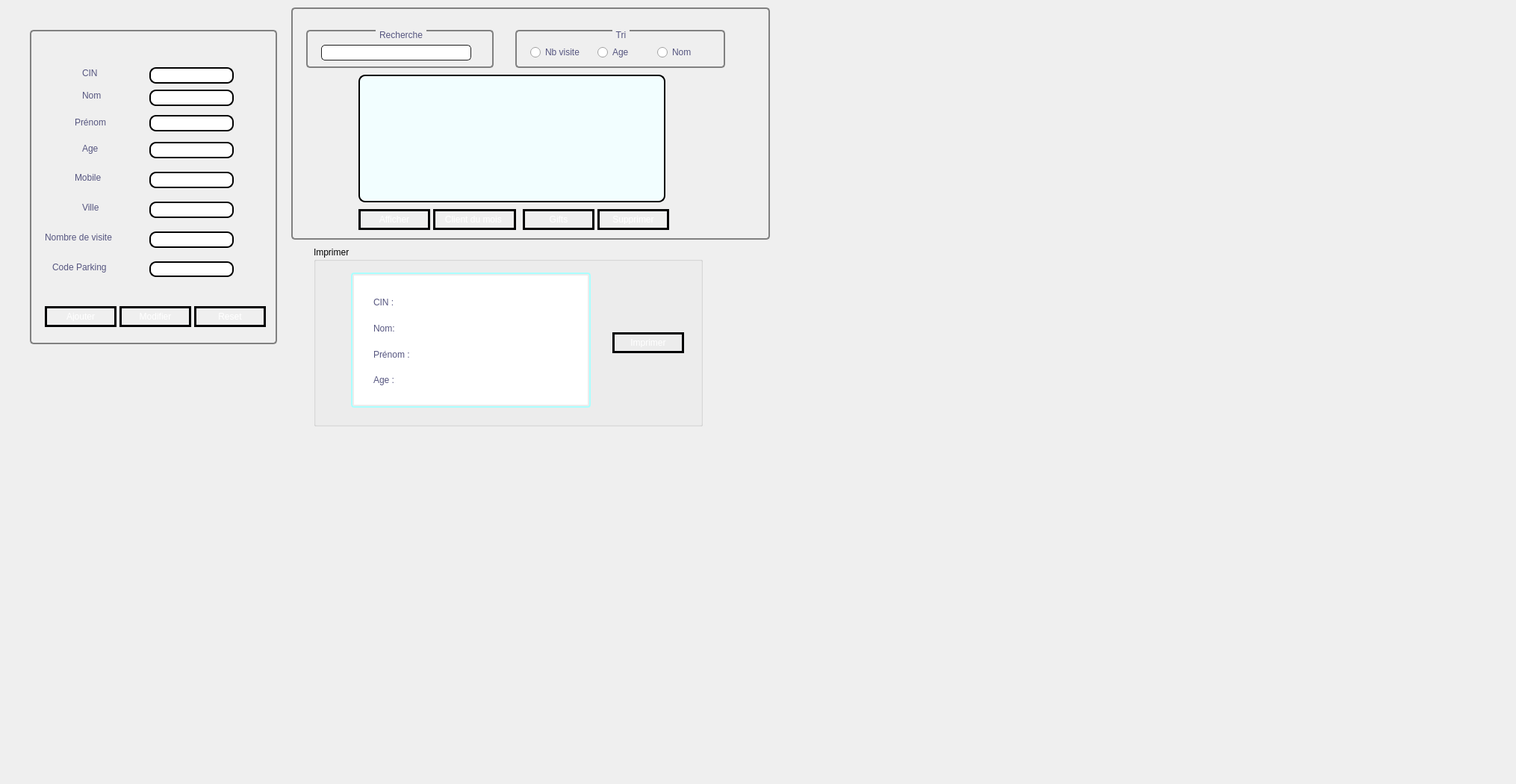
          <widget class="QWidget" name="tab_12">
           <attribute name="title">
            <string>Gérer un Client</string>
           </attribute>
           <widget class="QLabel" name="label_16">
            <property name="geometry">
             <rect>
              <x>1150</x>
              <y>450</y>
              <width>871</width>
              <height>591</height>
             </rect>
            </property>
            <property name="text">
             <string/>
            </property>
            <property name="pixmap">
             <pixmap>../../../../940326.jpg</pixmap>
            </property>
           </widget>
           <widget class="QGroupBox" name="groupBox_16">
            <property name="geometry">
             <rect>
              <x>40</x>
              <y>40</y>
              <width>331</width>
              <height>421</height>
             </rect>
            </property>
            <property name="styleSheet">
             <string notr="true">
  QGroupBox {
      background-color: qlineargradient(x1: 0, y1: 0, x2: 0, y2: 1,
                                        stop: 0 #E0E0EE, stop: 1 #ebfdff);
      border: 2px solid gray;
      border-radius: 5px;
      margin-top: 1ex; /* leave space at the top for the title */
  }

  QGroupBox::title {
      subcontrol-origin: margin;
      subcontrol-position: top center; /* position at the top center */
      padding: 0 3px;
      background-color: qlineargradient(x1: 0, y1: 0, x2: 0, y2: 1,
                                        stop: 0 #ebfdff, stop: 1 #ebfdff);
  }
</string>
            </property>
            <property name="title">
             <string/>
            </property>
            <widget class="QLineEdit" name="le_CIN">
             <property name="geometry">
              <rect>
               <x>160</x>
               <y>50</y>
               <width>113</width>
               <height>22</height>
              </rect>
             </property>
             <property name="styleSheet">
              <string notr="true">QLineEdit
{
border-radius:9px;
border: 2px solid #000000;
background: qradialgradient(cx: 0.3, cy: -0.4,
fx: 0.0, fy: -0.0,
radius: 1.89, stop: 0 #ffffff, stop: 1 #999);
}</string>
             </property>
             <property name="text">
              <string/>
             </property>
             <property name="maxLength">
              <number>7</number>
             </property>
            </widget>
            <widget class="QLineEdit" name="le_nom">
             <property name="geometry">
              <rect>
               <x>160</x>
               <y>80</y>
               <width>113</width>
               <height>22</height>
              </rect>
             </property>
             <property name="styleSheet">
              <string notr="true">QLineEdit
{
border-radius:9px;
border: 2px solid #000000;
background: qradialgradient(cx: 0.3, cy: -0.4,
fx: 0.0, fy: -0.0,
radius: 1.89, stop: 0 #ffffff, stop: 1 #999);
}</string>
             </property>
            </widget>
            <widget class="QLineEdit" name="le_prenom">
             <property name="geometry">
              <rect>
               <x>160</x>
               <y>114</y>
               <width>113</width>
               <height>22</height>
              </rect>
             </property>
             <property name="styleSheet">
              <string notr="true">QLineEdit
{
border-radius:9px;
border: 2px solid #000000;
background: qradialgradient(cx: 0.3, cy: -0.4,
fx: 0.0, fy: -0.0,
radius: 1.89, stop: 0 #ffffff, stop: 1 #999);
}</string>
             </property>
            </widget>
            <widget class="QLineEdit" name="le_age">
             <property name="geometry">
              <rect>
               <x>160</x>
               <y>150</y>
               <width>113</width>
               <height>22</height>
              </rect>
             </property>
             <property name="styleSheet">
              <string notr="true">QLineEdit
{
border-radius:9px;
border: 2px solid #000000;
background: qradialgradient(cx: 0.3, cy: -0.4,
fx: 0.0, fy: -0.0,
radius: 1.89, stop: 0 #ffffff, stop: 1 #999);
}</string>
             </property>
             <property name="maxLength">
              <number>3</number>
             </property>
            </widget>
            <widget class="QLineEdit" name="le_mobile">
             <property name="geometry">
              <rect>
               <x>160</x>
               <y>190</y>
               <width>113</width>
               <height>22</height>
              </rect>
             </property>
             <property name="styleSheet">
              <string notr="true">QLineEdit
{
border-radius:9px;
border: 2px solid #000000;
background: qradialgradient(cx: 0.3, cy: -0.4,
fx: 0.0, fy: -0.0,
radius: 1.89, stop: 0 #ffffff, stop: 1 #999);
}</string>
             </property>
             <property name="maxLength">
              <number>8</number>
             </property>
            </widget>
            <widget class="QLineEdit" name="le_ville">
             <property name="geometry">
              <rect>
               <x>160</x>
               <y>230</y>
               <width>113</width>
               <height>22</height>
              </rect>
             </property>
             <property name="styleSheet">
              <string notr="true">QLineEdit
{
border-radius:9px;
border: 2px solid #000000;
background: qradialgradient(cx: 0.3, cy: -0.4,
fx: 0.0, fy: -0.0,
radius: 1.89, stop: 0 #ffffff, stop: 1 #999);
}</string>
             </property>
            </widget>
            <widget class="QLineEdit" name="nb_visite">
             <property name="geometry">
              <rect>
               <x>160</x>
               <y>270</y>
               <width>113</width>
               <height>22</height>
              </rect>
             </property>
             <property name="styleSheet">
              <string notr="true">QLineEdit
{
border-radius:9px;
border: 2px solid #000000;
background: qradialgradient(cx: 0.3, cy: -0.4,
fx: 0.0, fy: -0.0,
radius: 1.89, stop: 0 #ffffff, stop: 1 #999);
}</string>
             </property>
            </widget>
            <widget class="QPushButton" name="_ajouter">
             <property name="geometry">
              <rect>
               <x>20</x>
               <y>370</y>
               <width>96</width>
               <height>28</height>
              </rect>
             </property>
             <property name="styleSheet">
              <string notr="true">QPushButton {
color: #ffffff;
border: 3px solid #010203;
font: 8pt &quot;MS Reference Sans Serif&quot;;
border-radius: 15px;
padding: 5px;
background: qradialgradient(cx: 0.3, cy: -0.4,
fx: 0.3, fy: -0.4,
radius: 3, stop: 0 #010203, stop: 1 #c4c9c7);
min-width: 80px;
}

QPushButton:hover {
background: qradialgradient(cx: 0.3, cy: -0.4,
fx: 0.3, fy: -0.4,
radius: 3, stop: 0 #010203, stop: 1 #010203);
}

 QPushButton:pressed {
background: qradialgradient(cx: 0.4, cy: -0.1,
fx: 0.4, fy: -0.1,
radius: 3, stop: 0 #c4c9c7, stop: 1 #c4c9c7);
}</string>
             </property>
             <property name="text">
              <string>Ajouter</string>
             </property>
            </widget>
            <widget class="QPushButton" name="modifier_pb">
             <property name="geometry">
              <rect>
               <x>120</x>
               <y>370</y>
               <width>96</width>
               <height>28</height>
              </rect>
             </property>
             <property name="styleSheet">
              <string notr="true">QPushButton {
color: #ffffff;
border: 3px solid #010203;
font: 8pt &quot;MS Reference Sans Serif&quot;;
border-radius: 15px;
padding: 5px;
background: qradialgradient(cx: 0.3, cy: -0.4,
fx: 0.3, fy: -0.4,
radius: 3, stop: 0 #010203, stop: 1 #c4c9c7);
min-width: 80px;
}

QPushButton:hover {
background: qradialgradient(cx: 0.3, cy: -0.4,
fx: 0.3, fy: -0.4,
radius: 3, stop: 0 #010203, stop: 1 #010203);
}

 QPushButton:pressed {
background: qradialgradient(cx: 0.4, cy: -0.1,
fx: 0.4, fy: -0.1,
radius: 3, stop: 0 #c4c9c7, stop: 1 #c4c9c7);
}</string>
             </property>
             <property name="text">
              <string>Modifier</string>
             </property>
            </widget>
            <widget class="QPushButton" name="reset">
             <property name="geometry">
              <rect>
               <x>220</x>
               <y>370</y>
               <width>96</width>
               <height>28</height>
              </rect>
             </property>
             <property name="styleSheet">
              <string notr="true">QPushButton {
color: #ffffff;
border: 3px solid #010203;
font: 8pt &quot;MS Reference Sans Serif&quot;;
border-radius: 15px;
padding: 5px;
background: qradialgradient(cx: 0.3, cy: -0.4,
fx: 0.3, fy: -0.4,
radius: 3, stop: 0 #010203, stop: 1 #c4c9c7);
min-width: 80px;
}

QPushButton:hover {
background: qradialgradient(cx: 0.3, cy: -0.4,
fx: 0.3, fy: -0.4,
radius: 3, stop: 0 #010203, stop: 1 #010203);
}

 QPushButton:pressed {
background: qradialgradient(cx: 0.4, cy: -0.1,
fx: 0.4, fy: -0.1,
radius: 3, stop: 0 #c4c9c7, stop: 1 #c4c9c7);
}</string>
             </property>
             <property name="text">
              <string>Reset</string>
             </property>
            </widget>
            <widget class="QLabel" name="codeP">
             <property name="geometry">
              <rect>
               <x>30</x>
               <y>310</y>
               <width>131</width>
               <height>16</height>
              </rect>
             </property>
             <property name="styleSheet">
              <string notr="true">color: rgb(85, 85, 127);
font: 700 9pt &quot;Georgia&quot;;</string>
             </property>
             <property name="text">
              <string>Code Parking</string>
             </property>
            </widget>
            <widget class="QLineEdit" name="codeP_2">
             <property name="geometry">
              <rect>
               <x>160</x>
               <y>310</y>
               <width>113</width>
               <height>21</height>
              </rect>
             </property>
             <property name="styleSheet">
              <string notr="true">QLineEdit
{
border-radius:9px;
border: 2px solid #000000;
background: qradialgradient(cx: 0.3, cy: -0.4,
fx: 0.0, fy: -0.0,
radius: 1.89, stop: 0 #ffffff, stop: 1 #999);
}</string>
             </property>
            </widget>
            <widget class="QLabel" name="codeP_3">
             <property name="geometry">
              <rect>
               <x>70</x>
               <y>50</y>
               <width>131</width>
               <height>16</height>
              </rect>
             </property>
             <property name="styleSheet">
              <string notr="true">color: rgb(85, 85, 127);
font: 700 9pt &quot;Georgia&quot;;</string>
             </property>
             <property name="text">
              <string>CIN</string>
             </property>
            </widget>
            <widget class="QLabel" name="codeP_4">
             <property name="geometry">
              <rect>
               <x>70</x>
               <y>80</y>
               <width>131</width>
               <height>16</height>
              </rect>
             </property>
             <property name="styleSheet">
              <string notr="true">color: rgb(85, 85, 127);
font: 700 9pt &quot;Georgia&quot;;</string>
             </property>
             <property name="text">
              <string>Nom</string>
             </property>
            </widget>
            <widget class="QLabel" name="codeP_5">
             <property name="geometry">
              <rect>
               <x>60</x>
               <y>116</y>
               <width>131</width>
               <height>16</height>
              </rect>
             </property>
             <property name="styleSheet">
              <string notr="true">color: rgb(85, 85, 127);
font: 700 9pt &quot;Georgia&quot;;</string>
             </property>
             <property name="text">
              <string>Prénom</string>
             </property>
            </widget>
            <widget class="QLabel" name="codeP_6">
             <property name="geometry">
              <rect>
               <x>70</x>
               <y>151</y>
               <width>131</width>
               <height>16</height>
              </rect>
             </property>
             <property name="styleSheet">
              <string notr="true">color: rgb(85, 85, 127);
font: 700 9pt &quot;Georgia&quot;;</string>
             </property>
             <property name="text">
              <string>Age</string>
             </property>
            </widget>
            <widget class="QLabel" name="codeP_7">
             <property name="geometry">
              <rect>
               <x>60</x>
               <y>190</y>
               <width>131</width>
               <height>16</height>
              </rect>
             </property>
             <property name="styleSheet">
              <string notr="true">color: rgb(85, 85, 127);
font: 700 9pt &quot;Georgia&quot;;</string>
             </property>
             <property name="text">
              <string>Mobile</string>
             </property>
            </widget>
            <widget class="QLabel" name="codeP_8">
             <property name="geometry">
              <rect>
               <x>70</x>
               <y>230</y>
               <width>61</width>
               <height>16</height>
              </rect>
             </property>
             <property name="styleSheet">
              <string notr="true">color: rgb(85, 85, 127);
font: 700 9pt &quot;Georgia&quot;;</string>
             </property>
             <property name="text">
              <string>Ville</string>
             </property>
            </widget>
            <widget class="QLabel" name="codeP_9">
             <property name="geometry">
              <rect>
               <x>20</x>
               <y>270</y>
               <width>131</width>
               <height>16</height>
              </rect>
             </property>
             <property name="styleSheet">
              <string notr="true">color: rgb(85, 85, 127);
font: 700 9pt &quot;Georgia&quot;;</string>
             </property>
             <property name="text">
              <string>Nombre de visite</string>
             </property>
            </widget>
           </widget>
           <widget class="QGroupBox" name="groupBox_15">
            <property name="geometry">
             <rect>
              <x>390</x>
              <y>10</y>
              <width>641</width>
              <height>311</height>
             </rect>
            </property>
            <property name="styleSheet">
             <string notr="true">
  QGroupBox {
      background-color: qlineargradient(x1: 0, y1: 0, x2: 0, y2: 1,
                                        stop: 0 #E0E0EE, stop: 1 #ebfdff);
      border: 2px solid gray;
      border-radius: 5px;
      margin-top: 1ex; /* leave space at the top for the title */
  }

  QGroupBox::title {
      subcontrol-origin: margin;
      subcontrol-position: top center; /* position at the top center */
      padding: 0 3px;
      background-color: qlineargradient(x1: 0, y1: 0, x2: 0, y2: 1,
                                        stop: 0 #ebfdff, stop: 1 #ebfdff);
  }
</string>
            </property>
            <property name="title">
             <string/>
            </property>
            <widget class="QTableView" name="tab_client">
             <property name="geometry">
              <rect>
               <x>90</x>
               <y>90</y>
               <width>411</width>
               <height>171</height>
              </rect>
             </property>
             <property name="styleSheet">
              <string notr="true">QTableView
{
border-radius:9px;
border: 2px solid #000000;
background: qradialgradient(cx: 0.3, cy: -0.4,
fx: 0.0, fy: -0.0,
radius: 1.89, stop: 0 #ffffff, stop: 1 #999);
background-color: rgb(242, 254, 255);

}
selection-background-color: qlineargradient(x1: 0, y1: 0, x2: 0.5, y2: 0.5,
                                stop: 0 #FF92BB, stop: 1 white);
QTableView QTableCornerButton::section {
    background: red;
    border: 2px outset red;
}
QTableView::indicator:unchecked {
    background-color: #d7d6d5
}</string>
             </property>
             <property name="frameShape">
              <enum>QFrame::StyledPanel</enum>
             </property>
             <property name="dragEnabled">
              <bool>true</bool>
             </property>
            </widget>
            <widget class="QGroupBox" name="groupBox_7">
             <property name="geometry">
              <rect>
               <x>300</x>
               <y>30</y>
               <width>281</width>
               <height>51</height>
              </rect>
             </property>
             <property name="styleSheet">
              <string notr="true">color: rgb(85, 85, 127);
font: 700 9pt &quot;Georgia&quot;;</string>
             </property>
             <property name="title">
              <string>Tri</string>
             </property>
             <widget class="QRadioButton" name="nbvisite">
              <property name="geometry">
               <rect>
                <x>20</x>
                <y>20</y>
                <width>83</width>
                <height>20</height>
               </rect>
              </property>
              <property name="styleSheet">
               <string notr="true">QPushButton {
    border: 2px solid #8f8f91;
    border-radius: 6px;
    background-color: qlineargradient(x1: 0, y1: 0, x2: 0, y2: 1,
                                      stop: 0 #f6f7fa, stop: 1 #dadbde);
    min-width: 80px;
}

QPushButton:pressed {
    background-color: qlineargradient(x1: 0, y1: 0, x2: 0, y2: 1,
                                      stop: 0 #dadbde, stop: 1 #f6f7fa);
}

QPushButton:flat {
    border: none; /* no border for a flat push button */
}

QPushButton:default {
    border-color: navy; /* make the default button prominent */
}</string>
              </property>
              <property name="text">
               <string>Nb visite</string>
              </property>
             </widget>
             <widget class="QRadioButton" name="ageb">
              <property name="geometry">
               <rect>
                <x>110</x>
                <y>20</y>
                <width>83</width>
                <height>20</height>
               </rect>
              </property>
              <property name="text">
               <string>Age</string>
              </property>
             </widget>
             <widget class="QRadioButton" name="nomb">
              <property name="geometry">
               <rect>
                <x>190</x>
                <y>20</y>
                <width>61</width>
                <height>20</height>
               </rect>
              </property>
              <property name="text">
               <string>Nom</string>
              </property>
             </widget>
            </widget>
            <widget class="QPushButton" name="pb_afficher">
             <property name="geometry">
              <rect>
               <x>90</x>
               <y>270</y>
               <width>96</width>
               <height>28</height>
              </rect>
             </property>
             <property name="styleSheet">
              <string notr="true">QPushButton {
color: #ffffff;
border: 3px solid #010203;
font: 8pt &quot;MS Reference Sans Serif&quot;;
border-radius: 15px;
padding: 5px;
background: qradialgradient(cx: 0.3, cy: -0.4,
fx: 0.3, fy: -0.4,
radius: 3, stop: 0 #010203, stop: 1 #c4c9c7);
min-width: 80px;
}

QPushButton:hover {
background: qradialgradient(cx: 0.3, cy: -0.4,
fx: 0.3, fy: -0.4,
radius: 3, stop: 0 #010203, stop: 1 #010203);
}

 QPushButton:pressed {
background: qradialgradient(cx: 0.4, cy: -0.1,
fx: 0.4, fy: -0.1,
radius: 3, stop: 0 #c4c9c7, stop: 1 #c4c9c7);
}</string>
             </property>
             <property name="text">
              <string>Afficher</string>
             </property>
            </widget>
            <widget class="QPushButton" name="client_mois">
             <property name="geometry">
              <rect>
               <x>190</x>
               <y>270</y>
               <width>111</width>
               <height>28</height>
              </rect>
             </property>
             <property name="styleSheet">
              <string notr="true">QPushButton {
color: #ffffff;
border: 3px solid #010203;
font: 8pt &quot;MS Reference Sans Serif&quot;;
border-radius: 15px;
padding: 5px;
background: qradialgradient(cx: 0.3, cy: -0.4,
fx: 0.3, fy: -0.4,
radius: 3, stop: 0 #010203, stop: 1 #c4c9c7);
min-width: 80px;
}

QPushButton:hover {
background: qradialgradient(cx: 0.3, cy: -0.4,
fx: 0.3, fy: -0.4,
radius: 3, stop: 0 #010203, stop: 1 #010203);
}

 QPushButton:pressed {
background: qradialgradient(cx: 0.4, cy: -0.1,
fx: 0.4, fy: -0.1,
radius: 3, stop: 0 #c4c9c7, stop: 1 #c4c9c7);
}</string>
             </property>
             <property name="text">
              <string>Client du mois </string>
             </property>
            </widget>
            <widget class="QPushButton" name="gifts">
             <property name="geometry">
              <rect>
               <x>310</x>
               <y>270</y>
               <width>96</width>
               <height>28</height>
              </rect>
             </property>
             <property name="styleSheet">
              <string notr="true">QPushButton {
color: #ffffff;
border: 3px solid #010203;
font: 8pt &quot;MS Reference Sans Serif&quot;;
border-radius: 15px;
padding: 5px;
background: qradialgradient(cx: 0.3, cy: -0.4,
fx: 0.3, fy: -0.4,
radius: 3, stop: 0 #010203, stop: 1 #c4c9c7);
min-width: 80px;
}

QPushButton:hover {
background: qradialgradient(cx: 0.3, cy: -0.4,
fx: 0.3, fy: -0.4,
radius: 3, stop: 0 #010203, stop: 1 #010203);
}

 QPushButton:pressed {
background: qradialgradient(cx: 0.4, cy: -0.1,
fx: 0.4, fy: -0.1,
radius: 3, stop: 0 #c4c9c7, stop: 1 #c4c9c7);
}</string>
             </property>
             <property name="text">
              <string>Gifts</string>
             </property>
            </widget>
            <widget class="QPushButton" name="supprimer_pb">
             <property name="geometry">
              <rect>
               <x>410</x>
               <y>270</y>
               <width>96</width>
               <height>28</height>
              </rect>
             </property>
             <property name="styleSheet">
              <string notr="true">QPushButton {
color: #ffffff;
border: 3px solid #010203;
font: 8pt &quot;MS Reference Sans Serif&quot;;
border-radius: 15px;
padding: 5px;
background: qradialgradient(cx: 0.3, cy: -0.4,
fx: 0.3, fy: -0.4,
radius: 3, stop: 0 #010203, stop: 1 #c4c9c7);
min-width: 80px;
}

QPushButton:hover {
background: qradialgradient(cx: 0.3, cy: -0.4,
fx: 0.3, fy: -0.4,
radius: 3, stop: 0 #010203, stop: 1 #010203);
}

 QPushButton:pressed {
background: qradialgradient(cx: 0.4, cy: -0.1,
fx: 0.4, fy: -0.1,
radius: 3, stop: 0 #c4c9c7, stop: 1 #c4c9c7);
}</string>
             </property>
             <property name="text">
              <string>Supprimer</string>
             </property>
            </widget>
            <widget class="QGroupBox" name="groupBox_9">
             <property name="geometry">
              <rect>
               <x>20</x>
               <y>30</y>
               <width>251</width>
               <height>51</height>
              </rect>
             </property>
             <property name="styleSheet">
              <string notr="true">color: rgb(85, 85, 127);
font: 700 9pt &quot;Georgia&quot;;</string>
             </property>
             <property name="title">
              <string>Recherche</string>
             </property>
             <widget class="QLineEdit" name="lineEdit_23">
              <property name="geometry">
               <rect>
                <x>20</x>
                <y>20</y>
                <width>201</width>
                <height>21</height>
               </rect>
              </property>
              <property name="styleSheet">
               <string notr="true"> background-color: QLinearGradient( x1: 0, y1: 0, x2: 0, y2: 1, stop: 0 #4d4d4d, stop: 0 #646464, stop: 1 #5d5d5d);
color: rgb(0, 0, 0);
background-color: rgb(255, 255, 255);
    padding: 1px;
    border-style: solid;
    border: 1px solid #1e1e1e;
    border-radius: 5;</string>
              </property>
             </widget>
            </widget>
           </widget>
           <widget class="QGroupBox" name="groupBox_26">
            <property name="geometry">
             <rect>
              <x>420</x>
              <y>330</y>
              <width>521</width>
              <height>241</height>
             </rect>
            </property>
            <property name="styleSheet">
             <string notr="true">
  QGroupBox {
      background-color: qlineargradient(x1: 0, y1: 0, x2: 0, y2: 1,
                                        stop: 0 #E0E0EE, stop: 1 #ebfdff);
      border: 2px solid gray;
      border-radius: 5px;
      margin-top: 1ex; /* leave space at the top for the title */
 color: rgb(85, 85, 127);\nfont: 700 9pt &quot;Georgia&quot;; }

  QGroupBox::title {
      subcontrol-origin: margin;
      subcontrol-position: top center; /* position at the top center */
      padding: 0 3px;
      background-color: qlineargradient(x1: 0, y1: 0, x2: 0, y2: 1,
                                        stop: 0 #ebfdff, stop: 1 #ebfdff);
  }
</string>
            </property>
            <property name="title">
             <string>Imprimer</string>
            </property>
            <widget class="QLabel" name="label_36">
             <property name="geometry">
              <rect>
               <x>80</x>
               <y>135</y>
               <width>63</width>
               <height>20</height>
              </rect>
             </property>
             <property name="styleSheet">
              <string notr="true">color: rgb(85, 85, 127);
font: 700 9pt &quot;Georgia&quot;;</string>
             </property>
             <property name="text">
              <string>Prénom :</string>
             </property>
            </widget>
            <widget class="QLabel" name="label_23">
             <property name="geometry">
              <rect>
               <x>80</x>
               <y>65</y>
               <width>63</width>
               <height>20</height>
              </rect>
             </property>
             <property name="styleSheet">
              <string notr="true">color: rgb(85, 85, 127);
font: 700 9pt &quot;Georgia&quot;;</string>
             </property>
             <property name="text">
              <string>CIN :</string>
             </property>
            </widget>
            <widget class="QLabel" name="label_28">
             <property name="geometry">
              <rect>
               <x>80</x>
               <y>100</y>
               <width>63</width>
               <height>20</height>
              </rect>
             </property>
             <property name="styleSheet">
              <string notr="true">color: rgb(85, 85, 127);
font: 700 9pt &quot;Georgia&quot;;</string>
             </property>
             <property name="text">
              <string>Nom:</string>
             </property>
            </widget>
            <widget class="QTextEdit" name="textEdit_2">
             <property name="geometry">
              <rect>
               <x>50</x>
               <y>35</y>
               <width>321</width>
               <height>181</height>
              </rect>
             </property>
             <property name="styleSheet">
              <string notr="true">  border: 2px solid green;
border-color: rgb(170, 255, 255);
    border-radius: 4px;
    padding: 2px;
    background-image: url(images/welcome.png);</string>
             </property>
             <property name="html">
              <string>&lt;!DOCTYPE HTML PUBLIC &quot;-//W3C//DTD HTML 4.0//EN&quot; &quot;http://www.w3.org/TR/REC-html40/strict.dtd&quot;&gt;
&lt;html&gt;&lt;head&gt;&lt;meta name=&quot;qrichtext&quot; content=&quot;1&quot; /&gt;&lt;meta charset=&quot;utf-8&quot; /&gt;&lt;style type=&quot;text/css&quot;&gt;
p, li { white-space: pre-wrap; }
&lt;/style&gt;&lt;/head&gt;&lt;body style=&quot; font-family:'Segoe UI Semibold'; font-size:9pt; font-weight:600; font-style:italic;&quot;&gt;
&lt;p style=&quot;-qt-paragraph-type:empty; margin-top:0px; margin-bottom:0px; margin-left:0px; margin-right:0px; -qt-block-indent:0; text-indent:0px; font-family:'MS Shell Dlg 2'; font-size:7.8pt; font-weight:400; font-style:normal;&quot;&gt;&lt;br /&gt;&lt;/p&gt;&lt;/body&gt;&lt;/html&gt;</string>
             </property>
            </widget>
            <widget class="QPushButton" name="imprimer">
             <property name="geometry">
              <rect>
               <x>400</x>
               <y>115</y>
               <width>96</width>
               <height>28</height>
              </rect>
             </property>
             <property name="styleSheet">
              <string notr="true">QPushButton {
color: #ffffff;
border: 3px solid #010203;
font: 8pt &quot;MS Reference Sans Serif&quot;;
border-radius: 15px;
padding: 5px;
background: qradialgradient(cx: 0.3, cy: -0.4,
fx: 0.3, fy: -0.4,
radius: 3, stop: 0 #010203, stop: 1 #c4c9c7);
min-width: 80px;
}

QPushButton:hover {
background: qradialgradient(cx: 0.3, cy: -0.4,
fx: 0.3, fy: -0.4,
radius: 3, stop: 0 #010203, stop: 1 #010203);
}

 QPushButton:pressed {
background: qradialgradient(cx: 0.4, cy: -0.1,
fx: 0.4, fy: -0.1,
radius: 3, stop: 0 #c4c9c7, stop: 1 #c4c9c7);
}
</string>
             </property>
             <property name="text">
              <string>Imprimer</string>
             </property>
            </widget>
            <widget class="QLabel" name="label_51">
             <property name="geometry">
              <rect>
               <x>80</x>
               <y>169</y>
               <width>63</width>
               <height>20</height>
              </rect>
             </property>
             <property name="styleSheet">
              <string notr="true">color: rgb(85, 85, 127);
font: 700 9pt &quot;Georgia&quot;;</string>
             </property>
             <property name="text">
              <string>Age :</string>
             </property>
            </widget>
            <zorder>textEdit_2</zorder>
            <zorder>label_36</zorder>
            <zorder>label_23</zorder>
            <zorder>label_28</zorder>
            <zorder>imprimer</zorder>
            <zorder>label_51</zorder>
           </widget>
          </widget>
